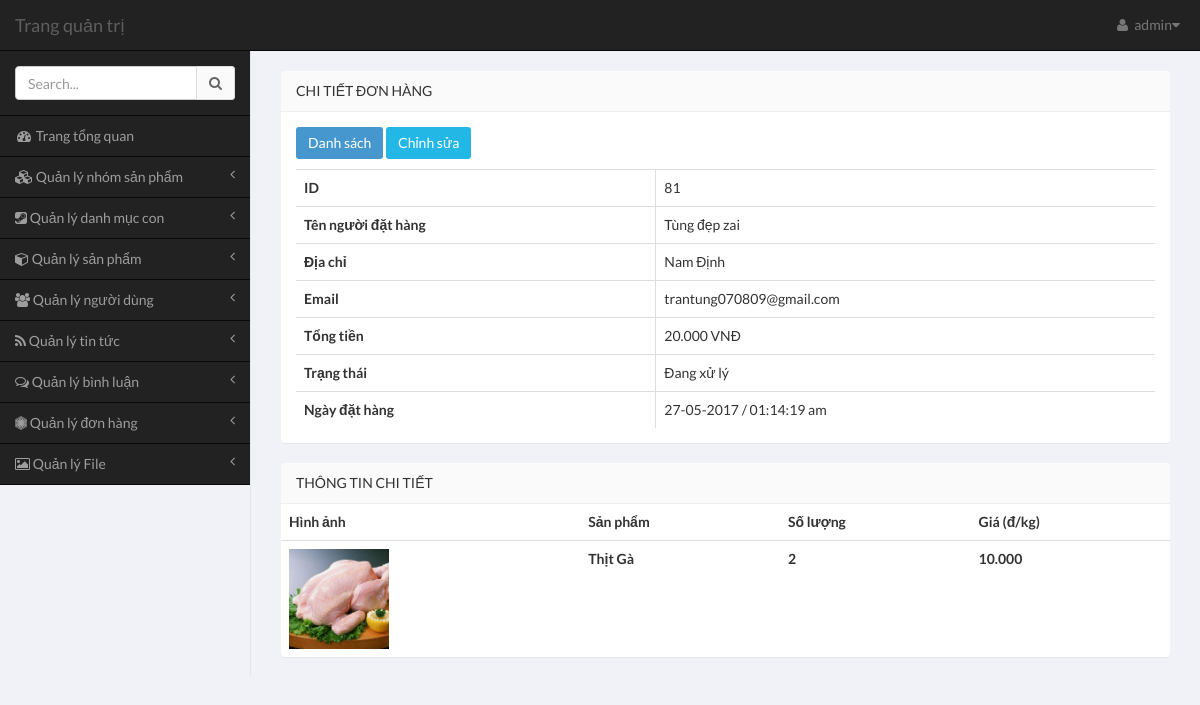
Screenshot of /admin/pages/index.php?module=order&action=view&id=81 (signed in) with the database file from the repository.
### tables this page shows
CREATE TABLE `order` (
  `id` int(11) NOT NULL,
  `customer_id` int(11) NOT NULL,
  `total_amount` int(11) DEFAULT '0',
  `status` tinyint(1) DEFAULT NULL,
  `note` varchar(255) DEFAULT NULL,
  `created_date` int(11) DEFAULT NULL
);

CREATE TABLE `user` (
  `user_id` int(11) NOT NULL,
  `username` varchar(100) NOT NULL,
  `password` varchar(64) NOT NULL,
  `email` varchar(100) NOT NULL,
  `full_name` varchar(100) DEFAULT NULL,
  `phone` varchar(100) DEFAULT NULL,
  `address` varchar(255) DEFAULT NULL,
  `role` tinyint(4) NOT NULL DEFAULT '1'
);

CREATE TABLE `order_detail` (
  `order_id` int(11) NOT NULL,
  `product_id` int(11) DEFAULT '0',
  `quantity` int(3) DEFAULT NULL,
  `price` int(11) DEFAULT NULL,
  `return_status` tinyint(1) DEFAULT NULL
);

CREATE TABLE `product` (
  `id` int(11) NOT NULL,
  `name` varchar(100) NOT NULL,
  `image` varchar(255) DEFAULT NULL,
  `price` int(11) NOT NULL,
  `detail_product` text,
  `views` int(11) DEFAULT NULL,
  `id_subcate` int(11) NOT NULL,
  `status` tinyint(1) DEFAULT '1',
  `created_date` int(11) DEFAULT NULL
);

### admin/pages/modules/order/view.php (the view, shortened to what this page needs)
<?php if (!empty($_GET['id'])){
	$id = $_GET['id'];
}
$sql = "SELECT o.id,u.full_name,u.address,u.email,o.total_amount,o.status,o.created_date FROM `order` AS `o` INNER JOIN user AS u ON o.customer_id = u.user_id WHERE o.id = $id" ;
$res = mysqli_query($mysqli,$sql);
	 if ($res && mysqli_num_rows($res)) {
		while ($row = mysqli_fetch_assoc($res)) {
			$data[] = $row;
		}
	}
	$order = $data;
$sql1 = "SELECT p.image,p.name,od.quantity,od.price FROM `order` AS `o` INNER JOIN order_detail AS od ON o.id = od.order_id INNER JOIN product AS p ON od.product_id = p.id WHERE o.id = $id";
	$res1 = mysqli_query($mysqli,$sql1);
	 if ($res1 && mysqli_num_rows($res1)) {
		while ($row1 = mysqli_fetch_assoc($res1)) {
			$data1[] = $row1;
		}
	}
	$details = $data1;
 ?>
 <div class="row">
    <div class="col-sm-12">
        <section class="panel">
          <header class="panel-heading" style="margin-top: 20px;">
              Chi tiết đơn hàng
            </header>
            <div class="panel-body table-responsive">
                            <p>
								<a href="index.php?module=order&action=list" class="btn btn-primary">
									Danh sách
								</a>
								<?php if($order)  : foreach($order as $row) :?>
								<a href="index.php?module=order&action=edit&id=<?php echo $row['id'] ?>" class="btn btn-info">
									Chỉnh sửa
								</a>
								<?php endforeach; endif; ?>
							</p>
                            	<?php if($order)  : foreach($order as $row) :?>
                                <table class="table table-hover table-bordered">
                                  <tbody>
									<tr>
										<th>ID</th>
										<td><?php echo $row['id'] ?></td>
									</tr>
									<tr>
										<th>Tên người đặt hàng</th>
										<td><?php echo $row['full_name'] ?></td>
									</tr>
									<tr>
										<th>Địa chỉ</th>
										<td><?php echo $row['address'] ?></td>
									</tr>
									<tr>
										<th>Email</th>
										<td><?php echo $row['email'] ?></td>
									</tr>
									<tr>
										<th>Tổng tiền</th>
										<td><?php echo number_format($row['total_amount'],0,' ','.') ?> VNĐ</td>
									</tr>
									<tr>
										<th>Trạng thái</th>
                                        <?php if($row['status'] == 0){
			                                                  $st = 'Đang xử lý' ;
			                                                }else if($o['status'] == 1){
			                                                  $st ='Đang giao hàng' ;
			                                                }else {
			                                                	$st ='Đã kết thúc' ;
			                                                } ?>
										<td><?php echo $st ?></td>
									</tr>
                                    <tr>
                                        <th>Ngày đặt hàng</th>
                                        <td><?php echo date('d-m-Y / h:i:s a',$row['created_date']); ?></td>
                                    </tr>
								</tbody>
                            </table>
                            <?php endforeach; endif; ?>
            </div>
        </section>
        <section class="panel">
          <header class="panel-heading">
              Thông tin chi tiết
            </header>
                <table class="table cart-table space-30 ">
				<thead>
					<tr>
						<th>Hình ảnh</th>
						<th>Sản phẩm</th>
						<th>Số lượng</th>
						<th>Giá (đ/kg)</th>
					</tr>
				</thead>
				<tbody>
					<?php  if($details) : foreach($details as $dt) : ?>
						<tr>
							<th><img width="100px;" src="../../uploads/products/<?php  echo $dt['image']; ?>"></th>
							<th><?php  echo $dt['name']; ?></th>
							<th><?php  echo $dt['quantity']; ?></th>
							<th><?php  echo number_format($dt['price'],0,' ','.'); ?></th>
						</tr>
					<?php  endforeach; endif; ?>
				</tbody>
			</table>
            </div>
        </div>
        </div>

### rows the page displays
order: id "81", user.full_name "Tùng đẹp zai", user.address "Nam Định", user.email "trantung070809@gmail.com", total_amount "20.000", status "Đang xử lý", created_date "27-05-2017 / 01:14:19 am"
order_detail: product.image (picture), product.name "Thịt Gà", quantity "2", price "10.000"

### other values shown
$user['username'] "admin"
